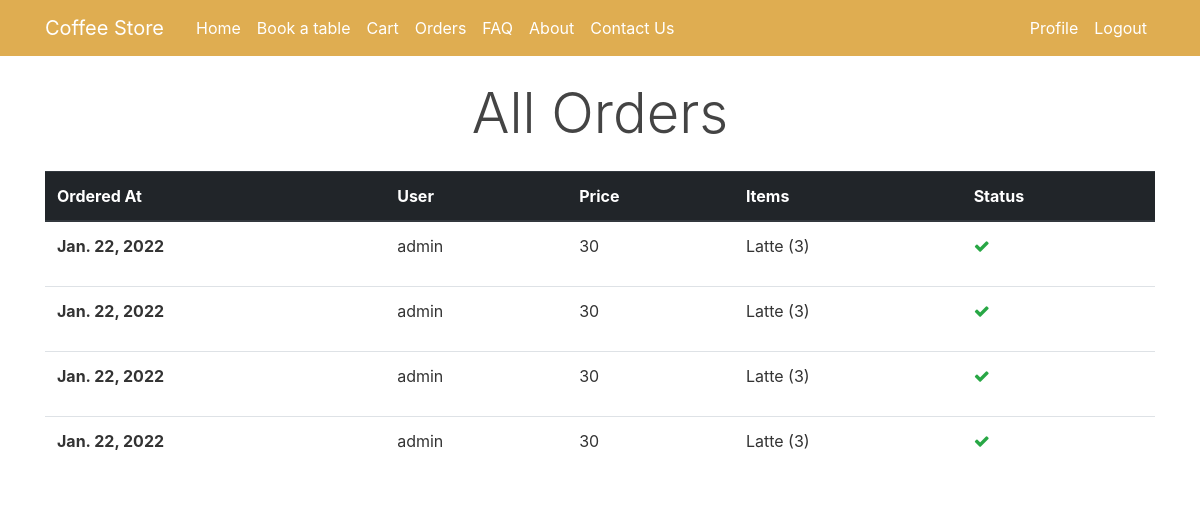
/store/all-orders/ (signed in), run on the app's committed database.
### coffee_app/models.py (models this page shows, shortened)
class Order(models.Model):
    STATUS_CHOICES=(
        ('p', 'Order Placed'),
        ('c', 'Completed'),
    )
    customer = models.ForeignKey(User, on_delete=models.CASCADE, related_name="orders")
    items = models.ManyToManyField(OrderItem, related_name="orders")
    price = models.IntegerField(default=0)
    date = models.DateTimeField(auto_now_add=True)
    status = models.CharField(choices=STATUS_CHOICES, max_length=50, default='p')

class OrderItem(models.Model):
    item = models.ForeignKey(Coffee, on_delete=models.CASCADE, related_name="order_items")
    price = models.IntegerField(default=0)
    quantity = models.IntegerField(default=1)
    date = models.DateTimeField(auto_now_add=True)

class Coffee(models.Model):
    STATUS_CHOICES=(
        ('in_s', 'In stock'),
        ('out_s', 'Out of stock'),
    )
    name = models.CharField(max_length=60)
    price = models.IntegerField(default=0)
    image = models.ImageField(upload_to='uploads/coffee/')
    age_limit = models.BooleanField(default=False)
    days_available = models.ManyToManyField(WeekDays, related_name="available_coffees")
    available_from = models.TimeField(auto_now_add=False, blank=True, null=True, default=None)
    available_to = models.TimeField(auto_now_add=False, blank=True, null=True, default=None)
    type = models.ForeignKey(CoffeeType, on_delete=models.CASCADE, default=1)
    description = models.TextField(blank=True, null=True)
    status = models.CharField(choices=STATUS_CHOICES, max_length=50, default='in_s')
    updated_at = models.DateTimeField(auto_now=True)
    created_at = models.DateTimeField(auto_now_add=True)

### store/views.py (the view)
# urls.py: path('all-orders/', views.AllOrdersView.as_view(), name='AllOrdersView'),
class AllOrdersView(View):
    @allowed_users(allowed_roles=["bariast"])
    def get(self, request):
        try:
            orders = request.user.orders.all().order_by("-date")
        except:
            orders = None
        context = {"orders": orders}
        return render(request, "store/list-all-orders.html", context)

### coffee_app/templatetags/custom_tags.py (called while the page is built)
@register.filter(name='has_group')
def has_group(user, group_name):
    return user.groups.filter(name=group_name).exists()

### templates/store/list-all-orders.html
{% extends "base.html" %}
{% load custom_tags %}
{% block footer %}
    <section class="container">
        <h1 class="display-4 text-center mb-4">All Orders</h1>
        <div class="row" style="max-height: 80vh; overflow-y: scroll;">
            <div class="col">
                <table class="table">
                    <thead class="thead-dark">
                    <tr>
                        <th scope="col">Ordered At</th>
                        <th scope="col">User</th>
                        <th scope="col">Price</th>
                        <th scope="col">Items</th>
                        <th scope="col">Status</th>
                    </tr>
                    </thead>
                    <tbody>
                        {% for order in orders %}
                        <tr>
                            <th scope="row">{{order.date.date}}</th>
                            <td>
                                <p>{{order.customer.username}}</p>
                            </td>
                            <td>
                                <p>{{order.price}}</p>
                            </td>
                            <td>
                                {% for item in order.items.all %}
                                    <p>
                                        {{item.item.name}} ({{item.quantity}})
                                    </p>
                                {% endfor %}
                            </td>
                            <td>
                                {% if order.status %}
                                    <i class="fa fa-check text-success" aria-hidden="true"></i>
                                {% else %}
                                    <i class="fa fa-times text-danger" aria-hidden="true"></i>
                                {% endif %}
                            </td>
                        </tr>
                        {% endfor %}
                    </tbody>
                </table>
            </div>
        </div>
    </section>
{% endblock %}

### static/css/main.css (style rules this page uses)
body { background: #ffffff; color: #333333; margin-top: 5rem; }
h1, h2, h3, h4, h5, h6 { color: #444444; }

### data on the page
Order: date "Jan. 22, 2022", customer.username "admin", price "30"
OrderItem: item.name "Latte", quantity "3"
Order: date "Jan. 22, 2022", customer.username "admin", price "30"
OrderItem: item.name "Latte", quantity "3"
Order: date "Jan. 22, 2022", customer.username "admin", price "30"
OrderItem: item.name "Latte", quantity "3"
Order: date "Jan. 22, 2022", customer.username "admin", price "30"
OrderItem: item.name "Latte", quantity "3"
